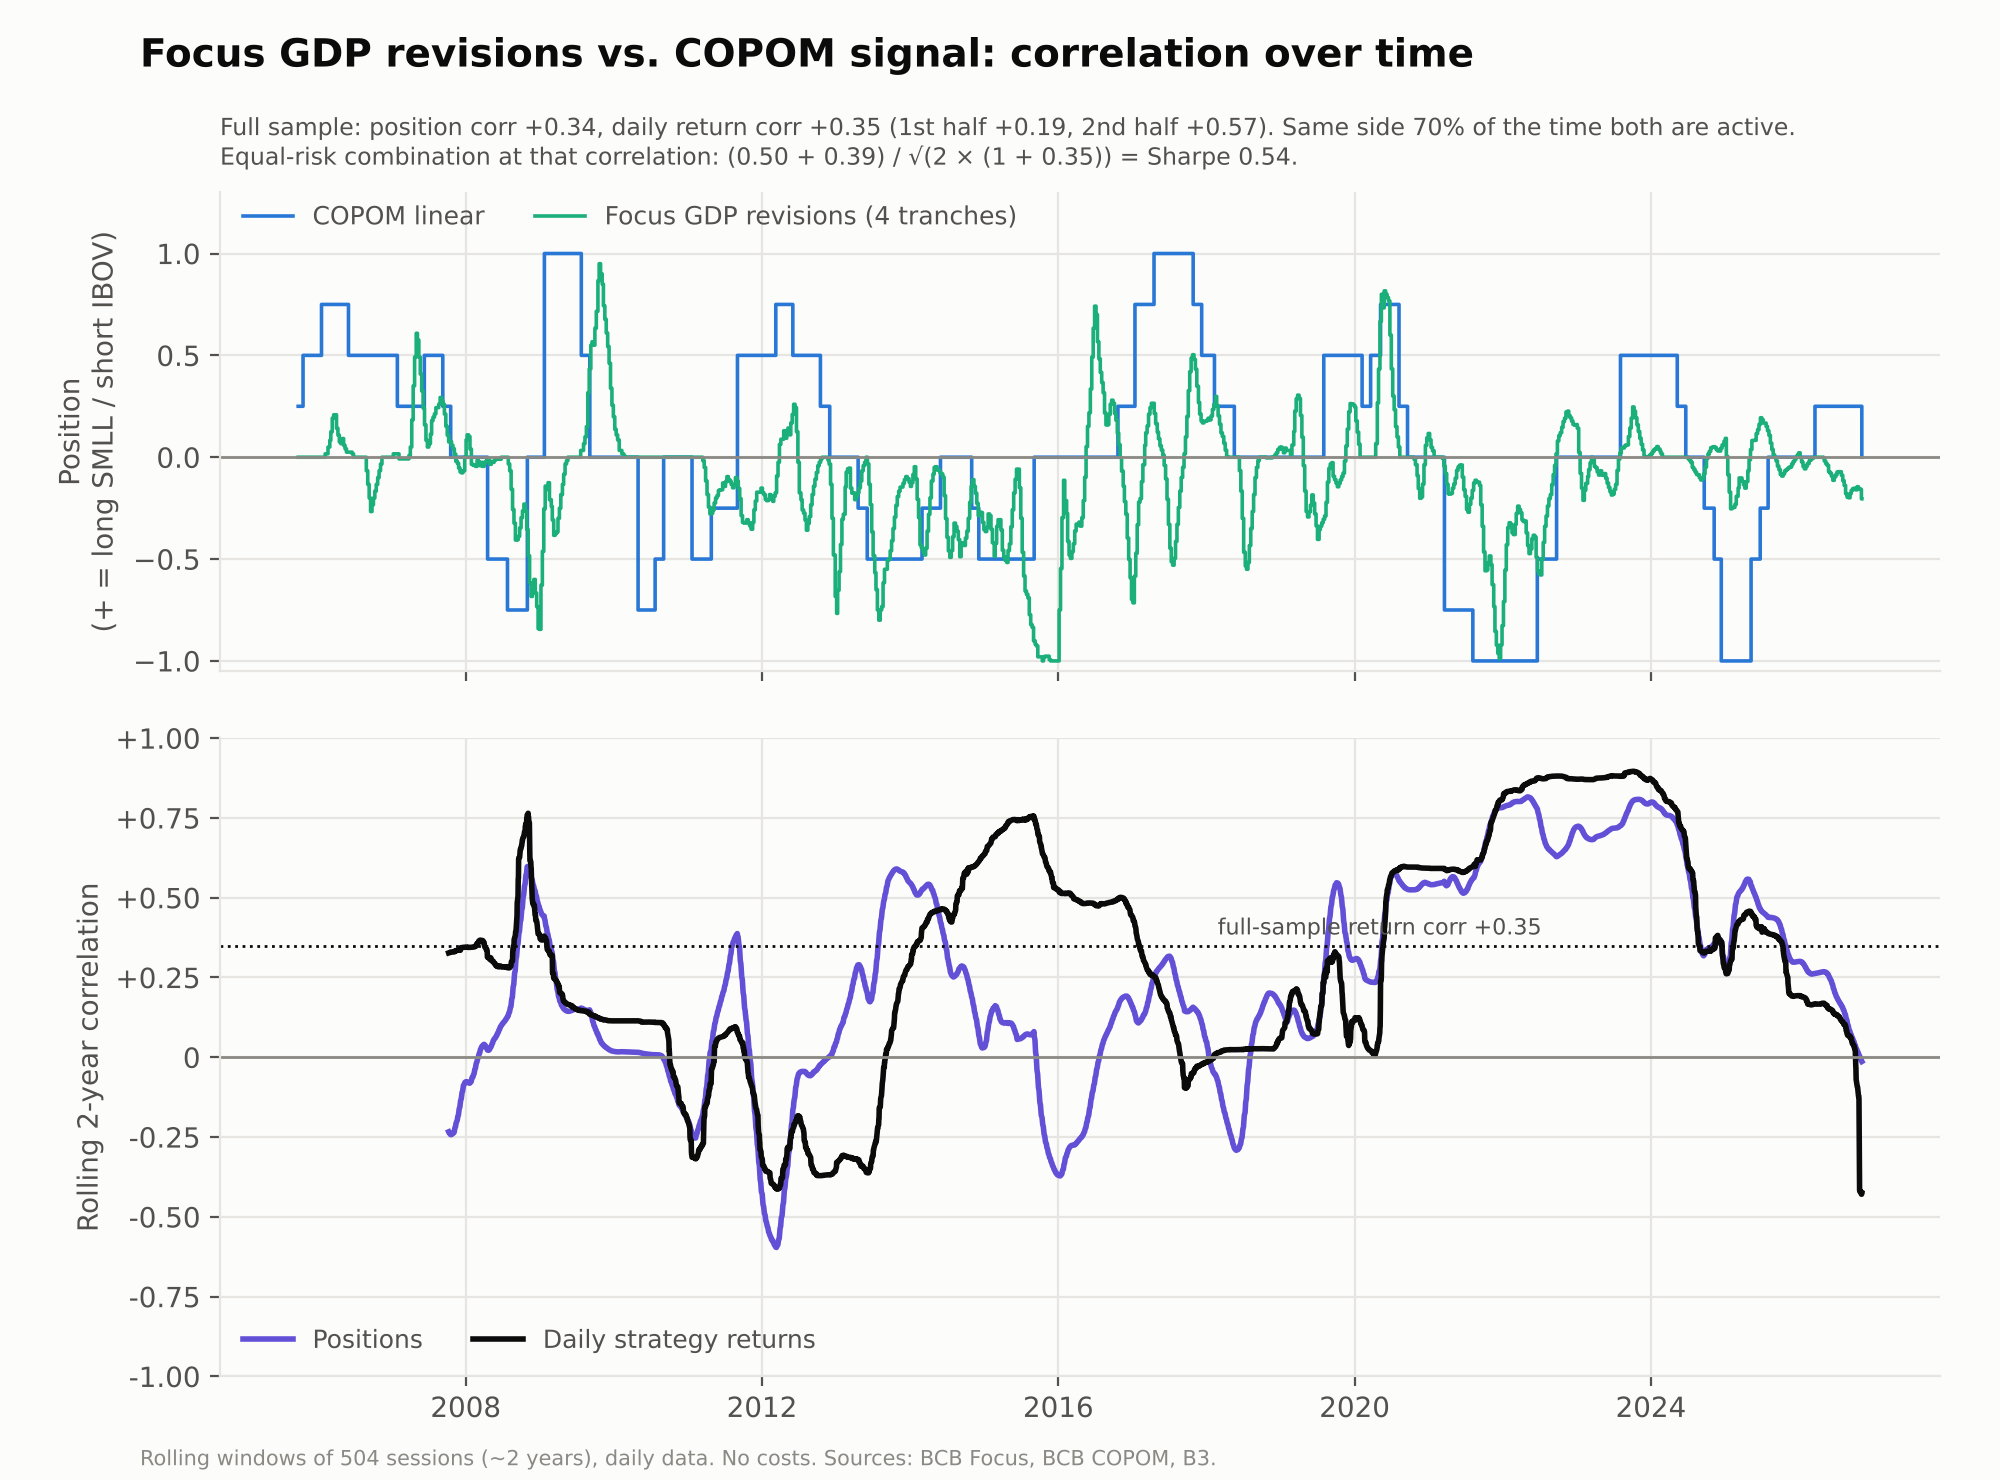

Write Python code to recreate this figure.
"""
Correlation over time between the Focus GDP-revision strategy (4 tranches x 21d)
and the COPOM linear strategy, both on the SMLL - IBOV spread.

Two correlations, rolling 2-year (504 sessions) windows on daily data:
  - positions: do the two signals point the same way?
  - daily strategy returns: what matters for diversification when combining them.
Equal-risk combined Sharpe for two strategies with Sharpes S1, S2 and return
correlation rho: (S1 + S2) / sqrt(2 * (1 + rho)).
"""
from pathlib import Path

import matplotlib.pyplot as plt
import numpy as np
import pandas as pd

HERE = Path(__file__).parent
DATA = HERE / "data"
WIN = 504

f = pd.read_csv(DATA / "focus_tranches_daily.csv", index_col=0, parse_dates=True)
c = pd.read_csv(DATA / "backtest_daily.csv", index_col=0, parse_dates=True)
df = pd.DataFrame({"focus_pos": f["4 tranches x 21d"], "copom_pos": c["position"],
                   "focus_ret": f["4 tranches x 21d_ret"], "copom_ret": c["strategy_ret"]}).dropna()

roll_pos = df["focus_pos"].rolling(WIN).corr(df["copom_pos"])
roll_ret = df["focus_ret"].rolling(WIN).corr(df["copom_ret"])
mid = len(df) // 2
full = {"positions": df["focus_pos"].corr(df["copom_pos"]), "returns": df["focus_ret"].corr(df["copom_ret"])}
halves = {nm: {"positions": p["focus_pos"].corr(p["copom_pos"]), "returns": p["focus_ret"].corr(p["copom_ret"])}
          for nm, p in [("first half", df.iloc[:mid]), ("second half", df.iloc[mid:])]}
# agreement: share of days both are non-zero and on the same side
both = (df["focus_pos"] != 0) & (df["copom_pos"] != 0)
agree = (np.sign(df["focus_pos"]) == np.sign(df["copom_pos"]))[both].mean()


def sharpe(r):
    return r.mean() / r.std() * np.sqrt(252)


s1, s2 = sharpe(df["focus_ret"]), sharpe(df["copom_ret"])
comb = (s1 + s2) / np.sqrt(2 * (1 + full["returns"]))
out = pd.DataFrame({"rolling_corr_positions_2y": roll_pos, "rolling_corr_returns_2y": roll_ret})
out.to_csv(DATA / "focus_copom_rolling_corr.csv")
print(f"{df.index[0].date()} -> {df.index[-1].date()}")
print(f"Full sample: corr positions {full['positions']:+.3f}, corr daily returns {full['returns']:+.3f}")
for k, v in halves.items():
    print(f"  {k}: positions {v['positions']:+.3f}, returns {v['returns']:+.3f}")
print(f"Same side when both active: {agree:.0%} of {both.mean():.0%} of days with both positions on")
print(f"Rolling 2y return corr: min {roll_ret.min():+.2f}, median {roll_ret.median():+.2f}, max {roll_ret.max():+.2f}")
print(f"Rolling 2y position corr: min {roll_pos.min():+.2f}, median {roll_pos.median():+.2f}, max {roll_pos.max():+.2f}")
print(f"Sharpes: focus {s1:.2f}, copom {s2:.2f}; equal-risk combined at full-sample rho: {comb:.2f}")

# --- plot ---
INK, INK2, MUTED, GRID, SURF = "#0b0b0b", "#52514e", "#8a8984", "#e6e5e1", "#fcfcfb"
BLUE, AQUA, VIOLET = "#2a78d6", "#1baf7a", "#6250d6"
plt.rcParams.update({"font.family": "DejaVu Sans", "font.size": 10, "text.color": INK, "axes.labelcolor": INK2,
                     "xtick.color": INK2, "ytick.color": INK2, "axes.edgecolor": GRID,
                     "figure.facecolor": SURF, "axes.facecolor": SURF})
fig, (axp, axc) = plt.subplots(2, 1, figsize=(10, 7.4), dpi=200, sharex=True,
                               gridspec_kw={"height_ratios": [1.2, 1.6], "hspace": 0.12})
for a in (axp, axc):
    a.grid(True, color=GRID, lw=0.8)
    for s in ("top", "right"):
        a.spines[s].set_visible(False)
axp.plot(df.index, df["copom_pos"], color=BLUE, lw=1.3, drawstyle="steps-post", label="COPOM linear")
axp.plot(df.index, df["focus_pos"], color=AQUA, lw=1.3, drawstyle="steps-post", label="Focus GDP revisions (4 tranches)")
axp.axhline(0, color=MUTED, lw=1)
axp.set_ylim(-1.05, 1.05)
axp.set_ylabel("Position\n(+ = long SMLL / short IBOV)")
axp.legend(loc="upper left", bbox_to_anchor=(0, 1.02), frameon=False, fontsize=9, labelcolor=INK2, ncol=2)
axp.set_ylim(-1.05, 1.3)
axp.set_yticks([-1, -0.5, 0, 0.5, 1])

axc.plot(roll_pos.index, roll_pos, color=VIOLET, lw=2, label="Positions")
axc.plot(roll_ret.index, roll_ret, color=INK, lw=2, label="Daily strategy returns")
axc.axhline(0, color=MUTED, lw=1)
axc.axhline(full["returns"], color=INK, lw=1, ls=":")
axc.annotate(f"full-sample return corr {full['returns']:+.2f}", (pd.Timestamp("2018-01-01"), full["returns"]), xytext=(4, 4),
             textcoords="offset points", fontsize=8, color=INK2)
axc.set_ylim(-1, 1)
axc.set_ylabel("Rolling 2-year correlation")
axc.set_yticks(np.arange(-1, 1.01, 0.25))
axc.yaxis.set_major_formatter(plt.FuncFormatter(lambda v, _: f"{v:+.2f}" if abs(v) > 1e-9 else "0"))
axc.legend(loc="lower left", frameon=False, fontsize=9, labelcolor=INK2, ncol=2)

fig.suptitle("Focus GDP revisions vs. COPOM signal: correlation over time", x=0.07, ha="left",
             fontsize=14, fontweight="bold", y=0.975)
axp.set_title(f"Full sample: position corr {full['positions']:+.2f}, daily return corr {full['returns']:+.2f} "
              f"(1st half {halves['first half']['returns']:+.2f}, 2nd half {halves['second half']['returns']:+.2f}). "
              f"Same side {agree:.0%} of the time both are active.\nEqual-risk combination at that correlation: "
              f"({s1:.2f} + {s2:.2f}) / √(2 × (1 + {full['returns']:.2f})) = Sharpe {comb:.2f}.",
              loc="left", fontsize=8.5, color=INK2, pad=10)
fig.text(0.07, 0.01, "Rolling windows of 504 sessions (~2 years), daily data. No costs. Sources: BCB Focus, BCB COPOM, B3.",
         fontsize=7.5, color=MUTED)
fig.subplots_adjust(left=0.11, right=0.97, top=0.87, bottom=0.07)
fig.savefig(HERE / "focus_copom_corr.png")
print("saved")
